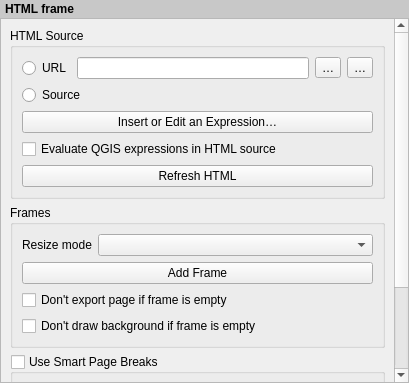
<?xml version="1.0" encoding="UTF-8"?>
<ui version="4.0">
 <class>QgsLayoutHtmlWidgetBase</class>
 <widget class="QWidget" name="QgsLayoutHtmlWidgetBase">
  <property name="geometry">
   <rect>
    <x>0</x>
    <y>0</y>
    <width>409</width>
    <height>383</height>
   </rect>
  </property>
  <property name="windowTitle">
   <string>HTML Frame</string>
  </property>
  <layout class="QVBoxLayout" name="verticalLayout">
   <property name="spacing">
    <number>0</number>
   </property>
   <property name="leftMargin">
    <number>0</number>
   </property>
   <property name="topMargin">
    <number>0</number>
   </property>
   <property name="rightMargin">
    <number>0</number>
   </property>
   <property name="bottomMargin">
    <number>0</number>
   </property>
   <item>
    <widget class="QLabel" name="label">
     <property name="sizePolicy">
      <sizepolicy hsizetype="Preferred" vsizetype="Maximum">
       <horstretch>0</horstretch>
       <verstretch>0</verstretch>
      </sizepolicy>
     </property>
     <property name="styleSheet">
      <string notr="true">padding: 2px; font-weight: bold; background-color: rgb(200, 200, 200);</string>
     </property>
     <property name="text">
      <string>HTML frame</string>
     </property>
    </widget>
   </item>
   <item>
    <widget class="QgsScrollArea" name="scrollArea">
     <property name="widgetResizable">
      <bool>true</bool>
     </property>
     <widget class="QWidget" name="scrollAreaWidgetContents">
      <property name="geometry">
       <rect>
        <x>0</x>
        <y>0</y>
        <width>393</width>
        <height>585</height>
       </rect>
      </property>
      <layout class="QVBoxLayout" name="mainLayout">
       <item>
        <widget class="QgsCollapsibleGroupBoxBasic" name="groupBox">
         <property name="focusPolicy">
          <enum>Qt::StrongFocus</enum>
         </property>
         <property name="title">
          <string>HTML Source</string>
         </property>
         <property name="syncGroup" stdset="0">
          <string notr="true">composeritem</string>
         </property>
         <property name="collapsed" stdset="0">
          <bool>false</bool>
         </property>
         <layout class="QGridLayout" name="gridLayout_2">
          <item row="5" column="0" colspan="2">
           <widget class="QCheckBox" name="mEvaluateExpressionsCheckbox">
            <property name="toolTip">
             <string>If checked, expressions inside [% %] tags will be evaluated prior to rendering the HTML</string>
            </property>
            <property name="text">
             <string>Evaluate QGIS expressions in HTML source</string>
            </property>
           </widget>
          </item>
          <item row="6" column="0" colspan="2">
           <widget class="QPushButton" name="mReloadPushButton">
            <property name="text">
             <string>Refresh HTML</string>
            </property>
           </widget>
          </item>
          <item row="0" column="1">
           <layout class="QHBoxLayout" name="horizontalLayout">
            <item>
             <widget class="QLineEdit" name="mUrlLineEdit"/>
            </item>
            <item>
             <widget class="QToolButton" name="mFileToolButton">
              <property name="text">
               <string>…</string>
              </property>
             </widget>
            </item>
            <item>
             <widget class="QgsPropertyOverrideButton" name="mUrlDDBtn">
              <property name="text">
               <string>…</string>
              </property>
             </widget>
            </item>
           </layout>
          </item>
          <item row="2" column="0" colspan="2">
           <widget class="QRadioButton" name="mRadioManualSource">
            <property name="text">
             <string>Source</string>
            </property>
           </widget>
          </item>
          <item row="3" column="0" colspan="2">
           <layout class="QVBoxLayout" name="htmlEditorLayout"/>
          </item>
          <item row="0" column="0">
           <widget class="QRadioButton" name="mRadioUrlSource">
            <property name="text">
             <string>URL</string>
            </property>
           </widget>
          </item>
          <item row="4" column="0" colspan="2">
           <widget class="QPushButton" name="mInsertExpressionButton">
            <property name="text">
             <string>Insert or Edit an Expression…</string>
            </property>
           </widget>
          </item>
         </layout>
        </widget>
       </item>
       <item>
        <widget class="QgsCollapsibleGroupBoxBasic" name="frameGroupBox">
         <property name="focusPolicy">
          <enum>Qt::StrongFocus</enum>
         </property>
         <property name="title">
          <string>Frames</string>
         </property>
         <property name="checkable">
          <bool>false</bool>
         </property>
         <property name="checked">
          <bool>false</bool>
         </property>
         <property name="collapsed" stdset="0">
          <bool>false</bool>
         </property>
         <property name="syncGroup" stdset="0">
          <string notr="true">composeritem</string>
         </property>
         <layout class="QGridLayout" name="gridLayout">
          <item row="0" column="1">
           <widget class="QComboBox" name="mResizeModeComboBox">
            <property name="sizePolicy">
             <sizepolicy hsizetype="Expanding" vsizetype="Fixed">
              <horstretch>0</horstretch>
              <verstretch>0</verstretch>
             </sizepolicy>
            </property>
           </widget>
          </item>
          <item row="2" column="0" colspan="2">
           <widget class="QCheckBox" name="mEmptyFrameCheckBox">
            <property name="text">
             <string>Don't export page if frame is empty</string>
            </property>
           </widget>
          </item>
          <item row="1" column="0" colspan="2">
           <widget class="QPushButton" name="mAddFramePushButton">
            <property name="text">
             <string>Add Frame</string>
            </property>
           </widget>
          </item>
          <item row="0" column="0">
           <widget class="QLabel" name="mResizeModeLabel">
            <property name="text">
             <string>Resize mode</string>
            </property>
            <property name="wordWrap">
             <bool>true</bool>
            </property>
           </widget>
          </item>
          <item row="3" column="0" colspan="2">
           <widget class="QCheckBox" name="mHideEmptyBgCheckBox">
            <property name="text">
             <string>Don't draw background if frame is empty</string>
            </property>
           </widget>
          </item>
         </layout>
        </widget>
       </item>
       <item>
        <widget class="QgsCollapsibleGroupBoxBasic" name="mUseSmartBreaksCheckBox">
         <property name="title">
          <string>Use Smart Page Breaks</string>
         </property>
         <property name="checkable">
          <bool>true</bool>
         </property>
         <property name="checked">
          <bool>false</bool>
         </property>
         <property name="collapsed" stdset="0">
          <bool>false</bool>
         </property>
         <property name="syncGroup" stdset="0">
          <string notr="true">composeritem</string>
         </property>
         <layout class="QGridLayout" name="gridLayout_3" columnstretch="0,1">
          <item row="0" column="0">
           <widget class="QLabel" name="mLabelMaxDistance">
            <property name="text">
             <string>Maximum distance</string>
            </property>
           </widget>
          </item>
          <item row="0" column="1">
           <widget class="QgsDoubleSpinBox" name="mMaxDistanceSpinBox">
            <property name="suffix">
             <string> mm</string>
            </property>
            <property name="decimals">
             <number>1</number>
            </property>
            <property name="maximum">
             <double>1000.000000000000000</double>
            </property>
            <property name="singleStep">
             <double>1.000000000000000</double>
            </property>
            <property name="showClearButton" stdset="0">
             <bool>false</bool>
            </property>
           </widget>
          </item>
         </layout>
        </widget>
       </item>
       <item>
        <widget class="QgsCollapsibleGroupBoxBasic" name="mUserStylesheetCheckBox">
         <property name="title">
          <string>User Stylesheet</string>
         </property>
         <property name="checkable">
          <bool>true</bool>
         </property>
         <property name="checked">
          <bool>false</bool>
         </property>
         <property name="collapsed" stdset="0">
          <bool>true</bool>
         </property>
         <property name="syncGroup" stdset="0">
          <string notr="true">composeritem</string>
         </property>
         <layout class="QVBoxLayout" name="verticalLayout_2">
          <item>
           <layout class="QVBoxLayout" name="stylesheetEditorLayout"/>
          </item>
          <item>
           <widget class="QPushButton" name="mReloadPushButton2">
            <property name="text">
             <string>Update HTML</string>
            </property>
           </widget>
          </item>
         </layout>
        </widget>
       </item>
      </layout>
     </widget>
    </widget>
   </item>
  </layout>
 </widget>
 <customwidgets>
  <customwidget>
   <class>QgsScrollArea</class>
   <extends>QScrollArea</extends>
   <header>qgsscrollarea.h</header>
   <container>1</container>
  </customwidget>
  <customwidget>
   <class>QgsCollapsibleGroupBoxBasic</class>
   <extends>QGroupBox</extends>
   <header>qgscollapsiblegroupbox.h</header>
   <container>1</container>
  </customwidget>
  <customwidget>
   <class>QgsDoubleSpinBox</class>
   <extends>QDoubleSpinBox</extends>
   <header>qgsdoublespinbox.h</header>
  </customwidget>
  <customwidget>
   <class>QgsPropertyOverrideButton</class>
   <extends>QToolButton</extends>
   <header>qgspropertyoverridebutton.h</header>
  </customwidget>
 </customwidgets>
 <tabstops>
  <tabstop>scrollArea</tabstop>
  <tabstop>groupBox</tabstop>
  <tabstop>mRadioUrlSource</tabstop>
  <tabstop>mUrlLineEdit</tabstop>
  <tabstop>mFileToolButton</tabstop>
  <tabstop>mUrlDDBtn</tabstop>
  <tabstop>mRadioManualSource</tabstop>
  <tabstop>mInsertExpressionButton</tabstop>
  <tabstop>mEvaluateExpressionsCheckbox</tabstop>
  <tabstop>mReloadPushButton</tabstop>
  <tabstop>frameGroupBox</tabstop>
  <tabstop>mResizeModeComboBox</tabstop>
  <tabstop>mAddFramePushButton</tabstop>
  <tabstop>mEmptyFrameCheckBox</tabstop>
  <tabstop>mHideEmptyBgCheckBox</tabstop>
  <tabstop>mUseSmartBreaksCheckBox</tabstop>
  <tabstop>mMaxDistanceSpinBox</tabstop>
  <tabstop>mUserStylesheetCheckBox</tabstop>
  <tabstop>mReloadPushButton2</tabstop>
 </tabstops>
 <resources/>
 <connections/>
</ui>
